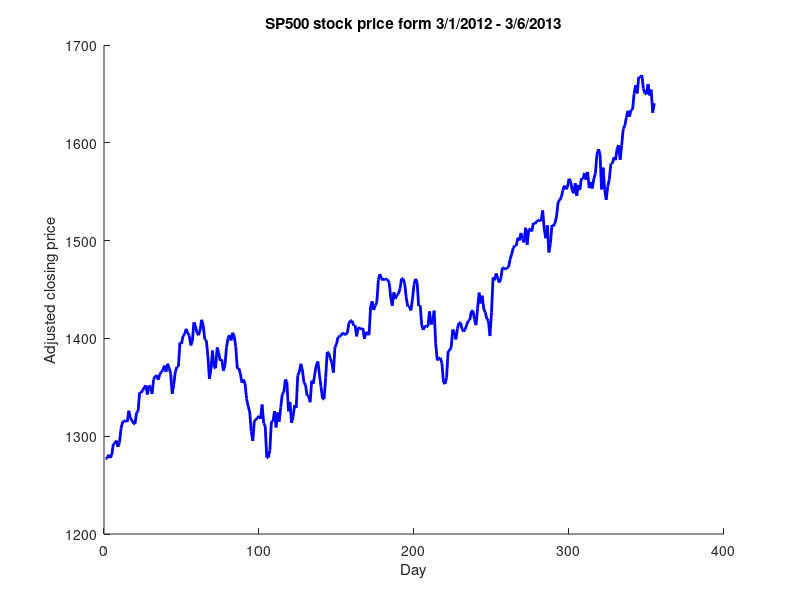

The MATLAB source for this figure: (Note: this script raises an error after producing the figure.)
clc;
clear;
% format long;

K = csvread('500GSPC.csv', 1, 1);
n = size(K(:, 5), 1);

hold on
x = 1 : n;
y = K(:, 5);
plot(x, y, '-b', 'LineWidth', 2);
xlabel('Day');
ylabel('Adjusted closing price');
title('SP500 stock price form 3/1/2012 - 3/6/2013');

q = 12;

for i = 1 : n
    for j = 1 : q+1
        A(i, j) = x(i) ^ (q+1-j);
    end
end

% chol()
% R = chol(A' * A);
% alpha = (R' * R) \ (A' * y);

% qr()
% [Q, R] = qr(A' * A);
% alpha = (Q * R) \ (A' * y);

% svd()
% [U, S, V] = svd(A' * A);
% alpha = (U * S * V') \ (A' * y);

% pinv()
% alpha = pinv(A' * A) * (A' * y);

dx = (x(n) - x(1)) / n;
for j = 1:n
    xx(j) = dx * j;
    yy(j) = 0;
    for k = 1 : q+1
        yy(j) = yy(j) + alpha(k) * xx(j)^(q+1-k);
    end
end

plot(xx, yy, 'g-', 'LineWidth', 2);
L1Norm = norm((y-yy(1:n)'), 1);
L2Norm = norm((y-yy(1:n)'), 2);
LinfNorm = norm((y-yy(1:n)'), Inf);

fprintf('L1 Norm | %f\n degree | %d\n', L1Norm, q);
fprintf('L2 Norm | %f\n degree | %d\n', L2Norm, q);
fprintf('Linf Norm | %f\n degree | %d\n', LinfNorm, q);
